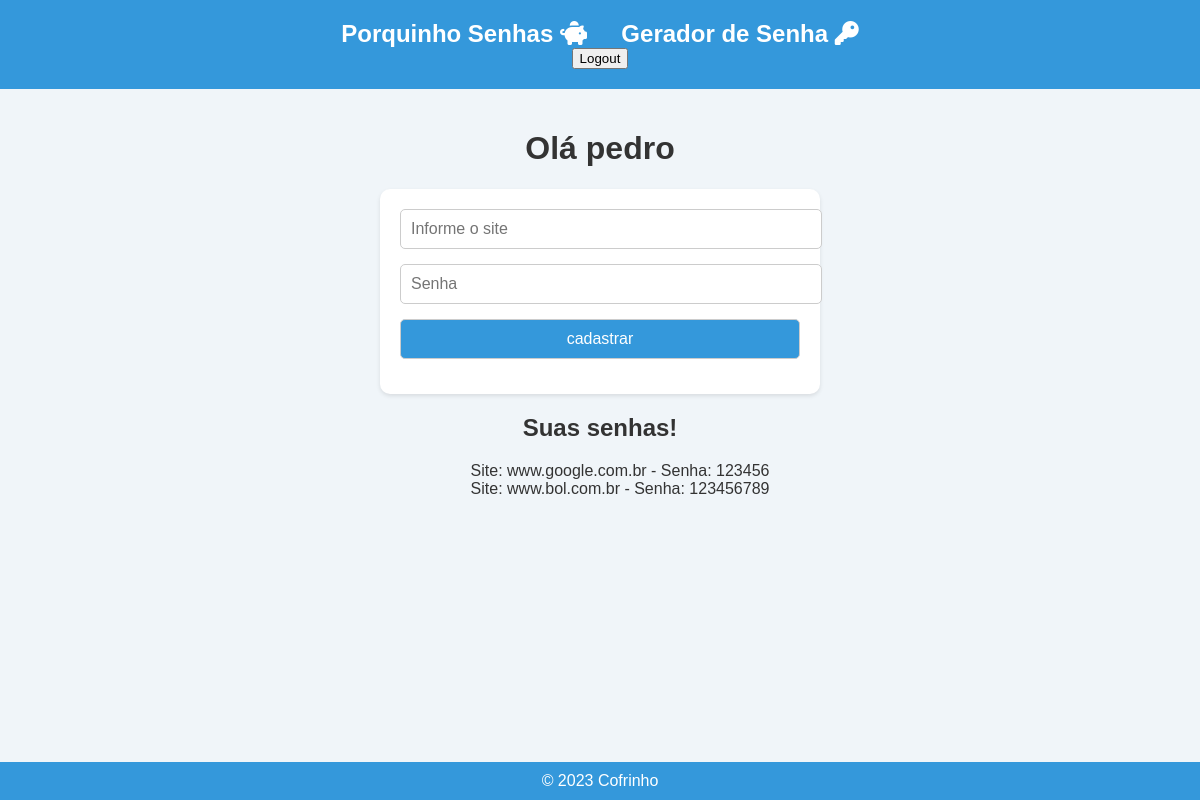
Before: /plataforma/ (signed in) with the older database file.
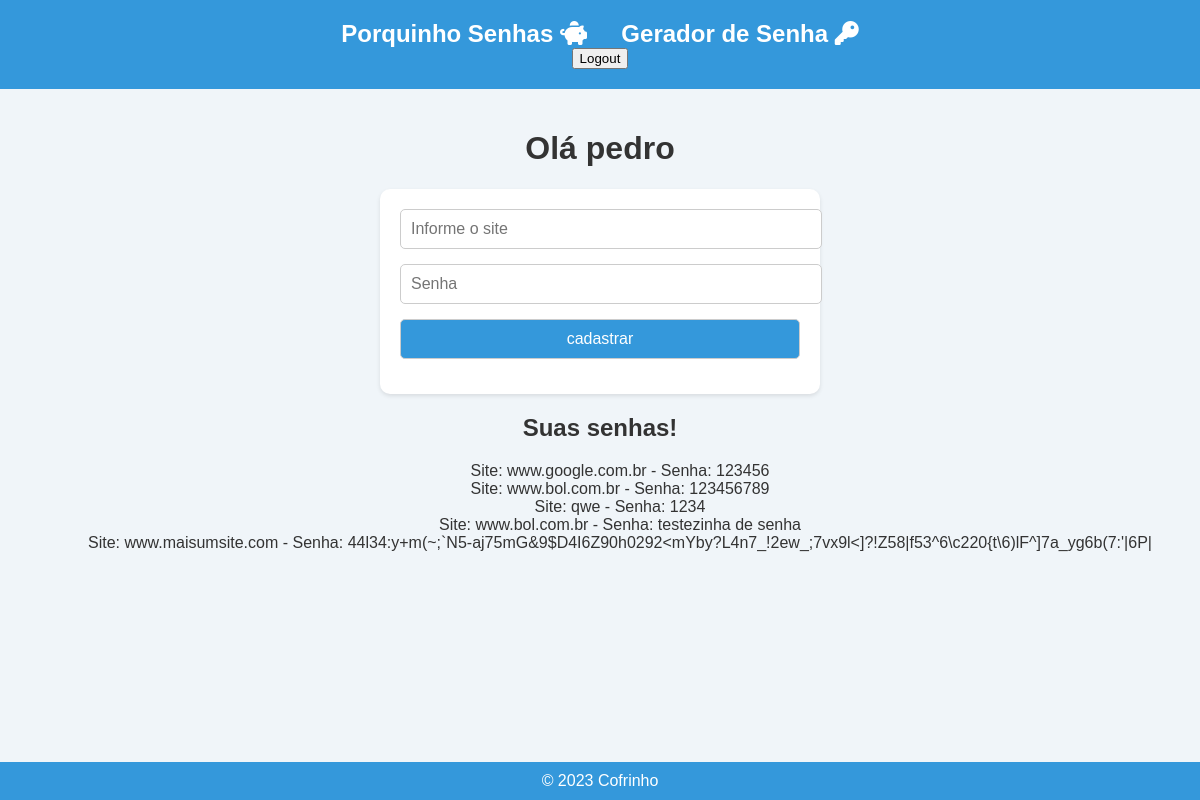
After: the same page with the newer database file.
### core/models.py (models this page shows, shortened)
class Cofre(models.Model):
    usuario = models.ForeignKey(User, on_delete=models.CASCADE)
    site = models.CharField(max_length=300)
    senha = models.CharField(max_length=298)

### core/views.py (the view)
# urls.py: path('plataforma/', plataforma, name='plataforma'),
@login_required(login_url='login')
def plataforma(request):
    if request.method == 'POST':
        usuario = request.user
        site = request.POST['site']
        senha = request.POST['senha']
        cofre = Cofre(usuario=usuario, site=site, senha=senha)
        cofre.save()
    dados_do_usuario = Cofre.objects.filter(usuario=request.user)
    contexto = {
        'dados_do_usuario': dados_do_usuario,
        'nome': request.user,
    }
    return render(request, 'plataforma.html', contexto)

### core/templates/plataforma.html (shortened to what this page needs)
{% extends "base.html" %}
{% block conteudo %}
    <h1>Olá {{nome}}</h1>
    <div class="container">
        <form action="{% url 'plataforma' %}" method="POST" class="formulario">
            <input type="text" placeholder="Informe o site" name="site" id="site">
            <input type="password" placeholder="Senha" name="senha" id="senha">
            <input type="submit" value="cadastrar">
        </form>
    </div>
    <h2>Suas senhas!</h2>
    <ul>
        {% for dado in dados_do_usuario %}
            <li>Site: {{dado.site}} - Senha: {{dado.senha}}</li>
        {% endfor %}
    </ul>
{% endblock conteudo %}

### core/templates/base.html (shortened to what this page needs)
{% load static %}
<!DOCTYPE html>
<html lang="pt-BR">
<head>
    <link rel="stylesheet" href="{% static 'css/style.css' %}">
</head>
<body>
    <header class="cabecalho_main">
        <a href="{% url 'index' %}"><h1>Porquinho Senhas <i class="fa-solid fa-piggy-bank"></i></h1></a>
        <a href="{% url 'gera_senha' %}"><h2>Gerador de Senha <i class="fa-solid fa-key"></i></h2></a>
        {% if user.is_authenticated %}
        <form action="{% url 'logout' %}" method="post">
            <button type="submit">Logout</button>
        </form>
    {% endif %}
    </header>
    <main class="main">
        {% block conteudo %}
        {% endblock conteudo %}
    </main>
    <footer class="rodape">
        &copy; 2023 Cofrinho
    </footer>
</body>
</html>

### core/static/css/style.css (style rules this page uses)
body { font-family: Arial, sans-serif; background-color: #f0f5f9; color: #333; text-align: center; margin: 0; padding: 0; display: flex; flex-direction: column; min-height: 100vh; }
li, ol, ul { list-style: none; }
.cabecalho_main { background-color: #3498db; padding: 20px; text-align: center; }
.cabecalho_main h1, .cabecalho_main h2 { display: inline-block; margin: 0; font-size: 24px; color: #fff; text-decoration: none; }
.cabecalho_main a { margin: 0 15px; font-size: 20px; color: #fff; text-decoration: none; font-weight: bold; text-decoration: none; }
.main { padding: 20px; }
.container { background-color: #fff; padding: 20px; border-radius: 10px; box-shadow: 0 2px 4px rgba(0, 0, 0, 0.1); text-align: center; margin: 0 auto; max-width: 400px; margin-top: 20px; }
.rodape { background-color: #3498db; padding: 10px 0; color: #fff; margin-top: auto; }
.formulario { text-align: center; }
.formulario input { width: 100%; padding: 10px; margin-bottom: 15px; border: 1px solid #ccc; border-radius: 5px; font-size: 16px; outline: none; }
.formulario input[type="submit"] { background-color: #3498db; color: #fff; cursor: pointer; transition: background-color 0.3s; }

Changed rows visible on the page:
added Cofre: site "qwe", senha "1234"
added Cofre: site "www.bol.com.br", senha "testezinha de senha"
added Cofre: site "www.maisumsite.com", senha "44l34:y+m(~;`N5-aj75mG&9$D4I6Z90h0292<mYby?L4n7_!2ew_;7vx9l<]?!Z58|f53^6\\c220{t\\6)lF^]7a_yg6b(7:'|6P|"
